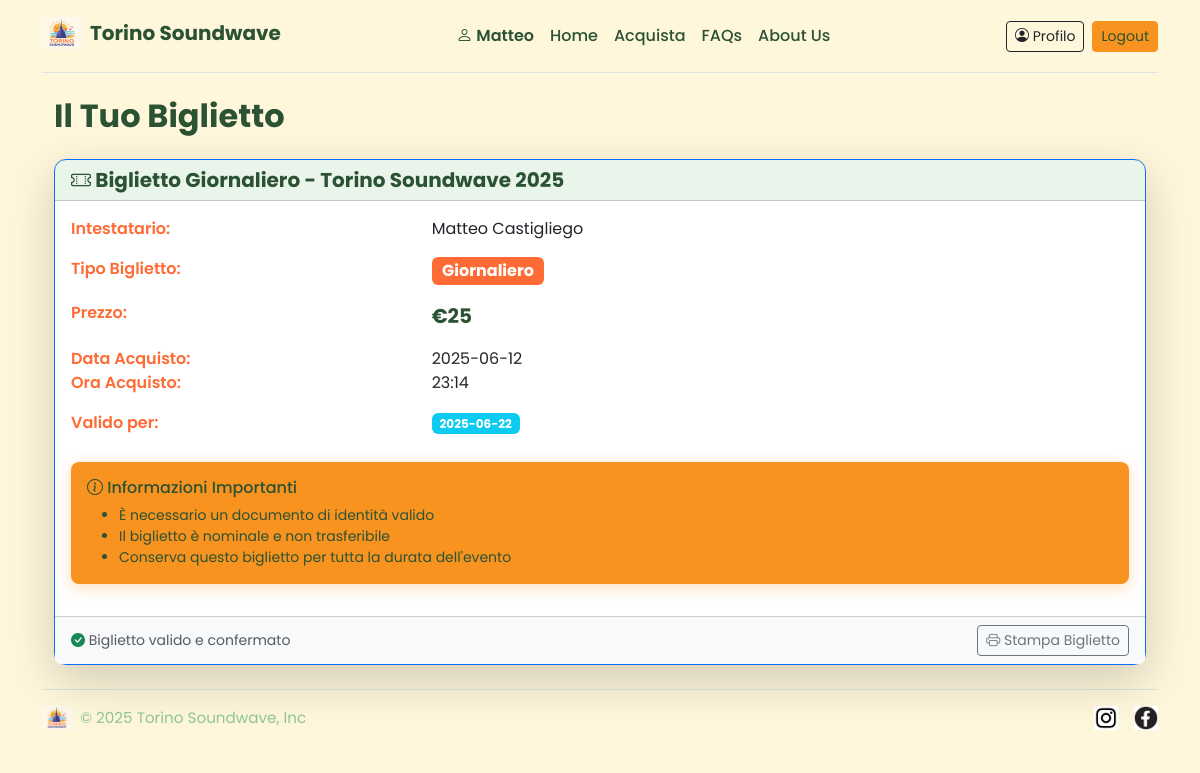
The page /profilo_partecipante (signed in) on the database its author committed.
### tables this page shows
CREATE TABLE "utenti" (
	"id"	INTEGER,
	"nome"	TEXT NOT NULL,
	"cognome"	TEXT NOT NULL,
	"email"	TEXT NOT NULL UNIQUE,
	"password"	TEXT NOT NULL UNIQUE,
	"tipo"	TEXT NOT NULL,
	PRIMARY KEY("id" AUTOINCREMENT)
);

CREATE TABLE "biglietti" (
	"id"	INTEGER,
	"tipo"	TEXT NOT NULL,
	"single_day"	TEXT,
	"double_first"	INTEGER,
	"double_second"	INTEGER,
	"prezzo"	NUMERIC NOT NULL,
	PRIMARY KEY("id" AUTOINCREMENT)
);

### app.py (the view)
@app.route("/profilo_partecipante", methods = ["GET", "POST"])
@login_required
def profilo_partecipante():
    if current_user.tipo != 'partecipante':
        flash("Accesso non autorizzato.", "danger")
        abort(404)
    try:
        id_biglietto = acquisti_dao.verifica_acquisto_utente(current_user.id)
        if id_biglietto is not None:
            biglietto = biglietti_dao.get_biglietto(id_biglietto)
            data, orario = acquisti_dao.get_data_acquisto(current_user.id)
        else:
            biglietto = None
            data = ""
            orario = ""
    except:
        flash("Errore nel caricamento del profilo.","error")
        biglietto = None
        data = ""
        orario = ""
    return render_template("profilo_partecipante.html", biglietto=biglietto, data=data, orario = orario)

### acquisti_dao.py (called while the page is built)
def verifica_acquisto_utente(id_utente):
    sql = "SELECT id_biglietto FROM acquisti WHERE id_utente = ?"
    conn = sqlite3.connect("soundwave.db")
    cursor = conn.cursor()
    cursor.execute(sql, (id_utente,))
    res = cursor.fetchone()
    cursor.close()
    conn.close()
    return res[0] if res else None # è una tupla

def get_data_acquisto(id_utente):
    sql = """
            SELECT data
            FROM acquisti
            WHERE id_utente = ?
            """
    conn = sqlite3.connect("soundwave.db")
    cursor = conn.cursor()
    cursor.execute(sql, (id_utente,))
    res = cursor.fetchone()
    cursor.close()
    conn.close()
    str = res[0]
    data, orario = str.split(' ')
    return data, orario

### app.py (called while the page is built)
@login_manager.user_loader
def load_user(user_id):
    try:
        user_data = utenti_dao.get_utente_id(user_id)
        if user_data:
            return User(
                id=user_data[0],
                nome=user_data[1],
                cognome=user_data[2],
                email=user_data[3],
                password=user_data[4],
                tipo=user_data[5]
            )
        return None
    except Exception as e:
        print(f"Errore nel caricare l'utente {user_id}: {e}")
        return None

### biglietti_dao.py (called while the page is built)
def get_biglietto(id_biglietto):
    sql = "SELECT tipo, single_day, double_first, double_second, prezzo FROM biglietti where id = ?"
    conn = sqlite3.connect("soundwave.db")
    cursor = conn.cursor()
    cursor.execute(sql, (id_biglietto,))
    biglietto = cursor.fetchone()
    cursor.close()
    conn.close()
    return biglietto

### utenti_dao.py (called while the page is built)
def get_utente_id(u_id):
    sql ="SELECT * FROM utenti WHERE id = ?"
    conn = sqlite3.connect("soundwave.db")
    cursor = conn.cursor()
    cursor.execute(sql, (u_id,))
    user = cursor.fetchone()
    cursor.close()
    conn.close()
    return user

### templates/profilo_partecipante.html (shortened to what this page needs)
{% extends "base.html" %}
{% block contenuto %}
{% if biglietto %}
<main class="container mt-4">
  <h2 class="mb-4 text-center text-md-start">Il Tuo Biglietto</h2>
  <article class="card border-primary shadow-lg">
    <div class="card-header bg2 text-white">
      <h5 class="mb-0">
        <i class="bi bi-ticket-perforated"></i>
        Biglietto {{ biglietto[0] }} - Torino Soundwave 2025
      </h5>
    </div>
    <div class="card-body">
      <div class="row">
        <div class="col-12">
          <div class="row mb-3">
            <div class="col-6 col-sm-4"><strong>Intestatario:</strong></div>
            <div class="col-6 col-sm-8">
              {% if datiUser %}
                {{ datiUser.nome }} {{ datiUser.cognome }}
              {% elif current_user.is_authenticated %}
                {{ current_user.nome }} {{ current_user.cognome }}
              {% else %}
                <em>Non disponibile</em>
              {% endif %}
            </div>
          </div>
          <div class="row mb-3">
            <div class="col-6 col-sm-4"><strong>Tipo Biglietto:</strong></div>
            <div class="col-6 col-sm-8">
              <span class="badge badge-corallo fs-6">{{ biglietto[0] }}</span>
            </div>
          </div>
          <div class="row mb-3">
            <div class="col-6 col-sm-4"><strong>Prezzo:</strong></div>
            <div class="col-6 col-sm-8">
              <span class="text-1 fs-5 fw-bold">€{{ biglietto[4] }}</span>
            </div>
          </div>
          <div class="row mb-3">
            <div class="col-6 col-sm-4"><strong>Data Acquisto:</strong></div>
            <div class="col-6 col-sm-8">{{ data }}</div>
            <div class="col-6 col-sm-4 mt-2 mt-sm-0"><strong>Ora Acquisto:</strong></div>
            <div class="col-6 col-sm-8">{{ orario }}</div>
          </div>
          <div class="row mb-3">
            <div class="col-12 col-sm-4"><strong>Valido per:</strong></div>
            <div class="col-12 col-sm-8">
              {% if biglietto[0] == 'Giornaliero' and biglietto[1] %}
              <span class="badge bg-info mb-1">{{ biglietto[1] }}</span>
              {% elif biglietto[0] == 'Due giorni' and biglietto[2] and biglietto[3] %}
              <span class="badge bg-info mb-1 me-1">{{ biglietto[2] }}</span>
              <span class="badge bg-info mb-1">{{ biglietto[3] }}</span>
              {% elif biglietto[0] == 'Full pass' %}
              <span class="badge bg-warning text-dark mb-1 me-1">Venerdì 20 Giugno</span>
              <span class="badge bg-warning text-dark mb-1 me-1">Sabato 21 Giugno</span>
              <span class="badge bg-warning text-dark mb-1">Domenica 22 Giugno</span>
              {% endif %}
            </div>
          </div>
          <aside class="alert alert-info mt-4">
            <h6><i class="bi bi-info-circle"></i> Informazioni Importanti</h6>
            <ul class="mb-0 small">
              <li>È necessario un documento di identità valido</li>
              <li>Il biglietto è nominale e non trasferibile</li>
              <li>Conserva questo biglietto per tutta la durata dell'evento</li>
            </ul>
          </aside>
        </div>
      </div>
    </div>
    <div class="card-footer bg-light">
      <div class="row align-items-center">
        <div class="col-12 col-md">
          <small class="text-muted">
            <i class="bi bi-check-circle-fill text-success"></i>
            Biglietto valido e confermato
          </small>
        </div>
        <div class="col-12 col-md-auto mt-2 mt-md-0 text-md-end text-center">
          <button class="btn btn-outline-secondary btn-sm" onclick="window.print()">
            <i class="bi bi-printer"></i> Stampa Biglietto
          </button>
        </div>
      </div>
    </div>
  </article>
</main>
{% endif %}
{% endblock %}

### templates/base.html (shortened to what this page needs)
<!DOCTYPE html>
<html lang="it">
<head>
  <link href="https://cdn.jsdelivr.net/npm/bootstrap@5.3.3/dist/css/bootstrap.min.css" rel="stylesheet">
  <link rel="stylesheet" href="https://cdn.jsdelivr.net/npm/bootstrap-icons@1.11.3/font/bootstrap-icons.min.css">
  <link rel="stylesheet" href="{{ url_for('static', filename='styles/styles.css') }}">
  <link href="https://cdn.jsdelivr.net/npm/bootstrap-icons@1.11.1/font/bootstrap-icons.css" rel="stylesheet">
</head>
<body>
  <div class="container">
    <header
      class="d-flex flex-wrap flex-column flex-md-row align-items-center justify-content-between py-3 mb-4 border-bottom">
      <div class="mb-2 mb-md-0">
        <a href="{{ url_for('home') }}"
          class="d-inline-flex align-items-center link-body-emphasis text-decoration-none">
          <img src="{{ url_for('static', filename='images/logo.png') }}" alt="Logo" width="40" height="32" class="me-2">
          <span class="fs-5 d-none d-sm-inline">Torino Soundwave</span>
        </a>
      </div>
      <ul class="nav flex-wrap justify-content-center mb-2 mb-md-0 ">
        {% if current_user.is_authenticated %}
        <li class="nav-item">
          <span class="nav-link px-2 fw-semibold username-viola">
            <i class="bi bi-person "></i> {{ current_user.nome }}
          </span>
        </li>
        {% endif %}
        <li><a href="{{ url_for('home') }}" class="nav-link px-2 ">Home</a></li>
        {% if current_user.tipo == 'partecipante' %}
        <li><a href="{{ url_for('biglietti') }}" class="nav-link px-2">Acquista</a></li>
        {% endif %}
        <li><a href="{{ url_for('faq') }}" class="nav-link px-2">FAQs</a></li>
        <li><a href="{{ url_for('about') }}" class="nav-link px-2">About Us</a></li>
      </ul>
      <div class="d-flex align-items-center gap-2 mt-2 mt-md-0">
        {% if not current_user.is_authenticated %}
        <a href="{{ url_for('login') }}" class="btn btn-outline-primary btn-sm">Login</a>
        <a href="{{ url_for('signup') }}" class="btn btn-primary btn-sm">Sign-up</a>
        {% else %}
        <a href="{{ url_for('profilo') }}" class="btn btn-outline-dark btn-sm" title="Mio Profilo">
          <i class="bi bi-person-circle"></i> Profilo
        </a>
        <form action="{{ url_for('logout') }}" method="get" class="d-inline">
          <button type="submit" class="btn btn-danger btn-sm">Logout</button>
        </form>
        {% endif %}
      </div>
    </header>
  </div>
  <main class="container">
    {% block contenuto %}
    {% endblock %}
  </main>
  <div class="container">
    <footer
      class="d-flex flex-column flex-md-row justify-content-between align-items-center py-3 my-4 border-top text-center text-md-start">
      <div class="mb-3 mb-md-0 d-flex align-items-center justify-content-center justify-content-md-start gap-2">
        <a href="{{ url_for('home') }}" class="text-body-secondary text-decoration-none lh-1">
          <img src="{{ url_for('static', filename='images/logo.png') }}" alt="Logo" width="30" height="24">
        </a>
        <span class="text-body-secondary">© 2025 Torino Soundwave, Inc</span>
      </div>
      <ul class="nav justify-content-center justify-content-md-end list-unstyled d-flex gap-3">
        <li>
          <a class="text-body-secondary" href="#"><img src="{{ url_for('static', filename='images/instagram.jpg') }}"
              width="24" height="24" alt="Instagram"></a>
        </li>
        <li>
          <a class="text-body-secondary" href="#"><img src="{{ url_for('static', filename='images/facebook.jpg') }}"
              width="24" height="24" alt="Facebook"></a>
        </li>
      </ul>
    </footer>
  </div>
</body>
</html>

### static/styles/styles.css (style rules this page uses)
:root { --festival-orange: #ff6b35; --festival-yellow: #f7931e; --festival-green-dark: #2c5234; --festival-green-light: #90c695; --festival-sky: #87ceeb; --festival-cream: #fef7dc; --festival-orange-hover: #e55a2b; --festival-yellow-hover: #e0851a; --festival-green-hover: #234429; }
body { background-color: var(--festival-cream); color: var(--festival-green-dark); font-family: 'Poppins', sans-serif; }
header { background-color: var(--festival-cream); border-bottom: 2px solid var(--festival-green-light); }
header a span { color: var(--festival-green-dark); font-weight: 700; font-size: 1.2rem; }
.nav-link { color: var(--festival-green-dark); font-weight: 500; transition: color 0.2s ease; }
h1, h2, h3, h5, .display-4, .text-1 { color: var(--festival-green-dark); font-weight: 700; }
strong, .evident { color: var(--festival-orange); font-weight: 600; }
.username-viola { color: var(--festival-green-dark) !important; }
.badge-corallo { background-color: var(--festival-orange) !important; color: white !important; }
.btn-danger, .sfondo { background-color: var(--festival-yellow); border-color: var(--festival-yellow); color: var(--festival-green-dark); }
.card { background-color: white; border: 1px solid rgba(144, 198, 149, 0.3); box-shadow: 0 8px 20px rgba(44, 82, 52, 0.1); border-radius: 12px; transition: all 0.3s ease; }
.alert-info { background-color: var(--festival-yellow); color: var(--festival-green-dark); box-shadow: 0 4px 15px rgba(247, 147, 30, 0.3); border: none; border-radius: 8px; }
.accordion-header, .bg2 { background-color: rgba(144, 198, 149, 0.2); }
footer { background-color: var(--festival-cream); color: var(--festival-green-light); padding: 2rem 0; font-size: 0.95rem; border-top: 4px solid var(--festival-orange); }
footer a { color: var(--festival-green-light); text-decoration: none; transition: color 0.2s ease; }
footer .text-body-secondary { color: var(--festival-green-light) !important; }

### rows shown on the page
utenti: nome "Matteo", cognome "Castigliego"
biglietti: tipo "Giornaliero", prezzo "25", single_day "2025-06-22"

### other values the page prints
{{ data }} "2025-06-12"
{{ orario }} "23:14"
